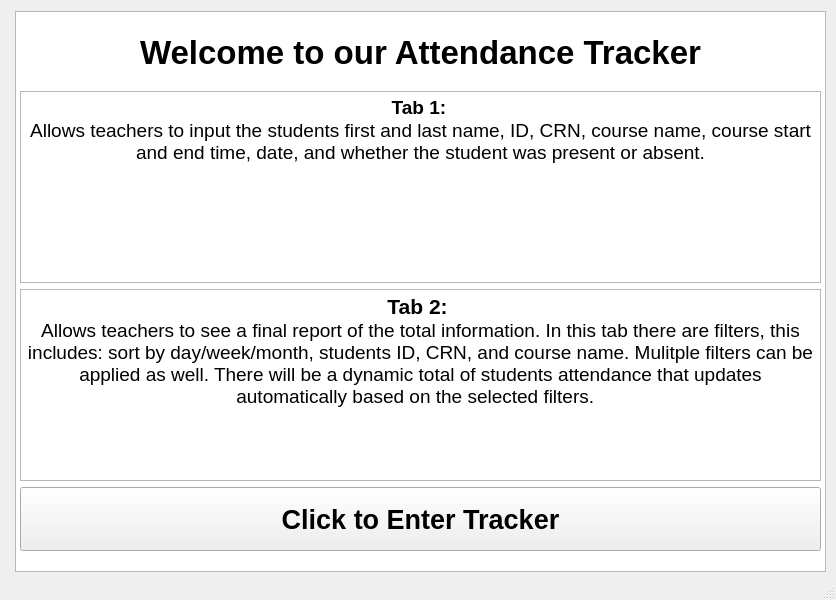
<?xml version="1.0" encoding="UTF-8"?>
<ui version="4.0">
 <class>MainWindow</class>
 <widget class="QMainWindow" name="MainWindow">
  <property name="geometry">
   <rect>
    <x>0</x>
    <y>0</y>
    <width>836</width>
    <height>600</height>
   </rect>
  </property>
  <property name="windowTitle">
   <string>WelcomeWindow</string>
  </property>
  <widget class="QWidget" name="centralwidget">
   <widget class="QTextBrowser" name="textBrowser">
    <property name="geometry">
     <rect>
      <x>15</x>
      <y>11</y>
      <width>811</width>
      <height>561</height>
     </rect>
    </property>
   </widget>
   <widget class="QWidget" name="verticalLayoutWidget">
    <property name="geometry">
     <rect>
      <x>20</x>
      <y>20</y>
      <width>801</width>
      <height>531</height>
     </rect>
    </property>
    <layout class="QVBoxLayout" name="verticalLayout">
     <item>
      <widget class="QLabel" name="lblWelcome">
       <property name="font">
        <font>
         <pointsize>25</pointsize>
         <weight>75</weight>
         <bold>true</bold>
         <stylestrategy>PreferAntialias</stylestrategy>
        </font>
       </property>
       <property name="layoutDirection">
        <enum>Qt::LeftToRight</enum>
       </property>
       <property name="text">
        <string>Welcome to our Attendance Tracker</string>
       </property>
       <property name="alignment">
        <set>Qt::AlignCenter</set>
       </property>
      </widget>
     </item>
     <item>
      <widget class="QTextBrowser" name="txtTab1info">
       <property name="sizePolicy">
        <sizepolicy hsizetype="Preferred" vsizetype="Preferred">
         <horstretch>0</horstretch>
         <verstretch>0</verstretch>
        </sizepolicy>
       </property>
       <property name="html">
        <string>&lt;!DOCTYPE HTML PUBLIC &quot;-//W3C//DTD HTML 4.0//EN&quot; &quot;http://www.w3.org/TR/REC-html40/strict.dtd&quot;&gt;
&lt;html&gt;&lt;head&gt;&lt;meta name=&quot;qrichtext&quot; content=&quot;1&quot; /&gt;&lt;style type=&quot;text/css&quot;&gt;
p, li { white-space: pre-wrap; }
&lt;/style&gt;&lt;/head&gt;&lt;body style=&quot; font-family:'MS Shell Dlg 2'; font-size:7.875pt; font-weight:400; font-style:normal;&quot;&gt;
&lt;p align=&quot;center&quot; style=&quot; margin-top:0px; margin-bottom:0px; margin-left:0px; margin-right:0px; -qt-block-indent:0; text-indent:0px;&quot;&gt;&lt;span style=&quot; font-size:14pt; font-weight:600;&quot;&gt;Tab 1:&lt;/span&gt; &lt;/p&gt;
&lt;p align=&quot;center&quot; style=&quot; margin-top:0px; margin-bottom:0px; margin-left:0px; margin-right:0px; -qt-block-indent:0; text-indent:0px;&quot;&gt;&lt;span style=&quot; font-size:14pt;&quot;&gt;Allows teachers to input the students first and last name, ID, CRN, course name, course start and end time, date, and whether the student was present or absent.&lt;/span&gt;&lt;/p&gt;&lt;/body&gt;&lt;/html&gt;</string>
       </property>
      </widget>
     </item>
     <item>
      <widget class="QTextBrowser" name="txtTab2info">
       <property name="sizePolicy">
        <sizepolicy hsizetype="Preferred" vsizetype="Preferred">
         <horstretch>0</horstretch>
         <verstretch>0</verstretch>
        </sizepolicy>
       </property>
       <property name="html">
        <string>&lt;!DOCTYPE HTML PUBLIC &quot;-//W3C//DTD HTML 4.0//EN&quot; &quot;http://www.w3.org/TR/REC-html40/strict.dtd&quot;&gt;
&lt;html&gt;&lt;head&gt;&lt;meta name=&quot;qrichtext&quot; content=&quot;1&quot; /&gt;&lt;style type=&quot;text/css&quot;&gt;
p, li { white-space: pre-wrap; }
&lt;/style&gt;&lt;/head&gt;&lt;body style=&quot; font-family:'MS Shell Dlg 2'; font-size:7.875pt; font-weight:400; font-style:normal;&quot;&gt;
&lt;p align=&quot;center&quot; style=&quot; margin-top:0px; margin-bottom:0px; margin-left:0px; margin-right:0px; -qt-block-indent:0; text-indent:0px;&quot;&gt;&lt;span style=&quot; font-size:16pt; font-weight:600;&quot;&gt;Tab 2:&lt;/span&gt;&lt;span style=&quot; font-size:16pt;&quot;&gt; &lt;/span&gt;&lt;/p&gt;
&lt;p align=&quot;center&quot; style=&quot; margin-top:0px; margin-bottom:0px; margin-left:0px; margin-right:0px; -qt-block-indent:0; text-indent:0px;&quot;&gt;&lt;span style=&quot; font-size:14pt;&quot;&gt;Allows teachers to see a final report of the total information. In this tab there are filters, this includes: sort by day/week/month, students ID, CRN, and course name. Mulitple filters can be applied as well. There will be a dynamic total of students attendance that updates automatically based on the selected filters.  &lt;/span&gt;&lt;/p&gt;
&lt;p style=&quot; margin-top:0px; margin-bottom:0px; margin-left:0px; margin-right:0px; -qt-block-indent:0; text-indent:0px;&quot;&gt;&lt;span style=&quot; font-size:8pt;&quot;&gt;&lt;br /&gt;&lt;/span&gt;&lt;/p&gt;&lt;/body&gt;&lt;/html&gt;</string>
       </property>
      </widget>
     </item>
     <item>
      <widget class="QPushButton" name="btnEnter">
       <property name="sizePolicy">
        <sizepolicy hsizetype="Preferred" vsizetype="Preferred">
         <horstretch>0</horstretch>
         <verstretch>0</verstretch>
        </sizepolicy>
       </property>
       <property name="font">
        <font>
         <pointsize>20</pointsize>
         <weight>75</weight>
         <bold>true</bold>
        </font>
       </property>
       <property name="text">
        <string>Click to Enter Tracker</string>
       </property>
      </widget>
     </item>
    </layout>
   </widget>
  </widget>
  <widget class="QMenuBar" name="menubar">
   <property name="geometry">
    <rect>
     <x>0</x>
     <y>0</y>
     <width>836</width>
     <height>22</height>
    </rect>
   </property>
  </widget>
  <widget class="QStatusBar" name="statusbar"/>
 </widget>
 <resources/>
 <connections/>
</ui>
